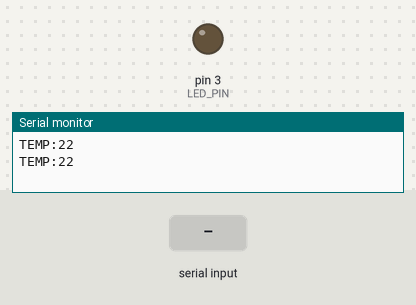
The program below on a simulated Arduino Nano, built with avr-gcc and run on an emulated ATmega328P. Shown: output pins drawn as LEDs (lit = HIGH), the last lines printed to the serial monitor. Dashed ring = blinking. Inputs (shaded band) come from the test bench.

Above: at 1.2 s.
1.3 s: "LED:BLINK\n" received over Serial
At 7.2 s:
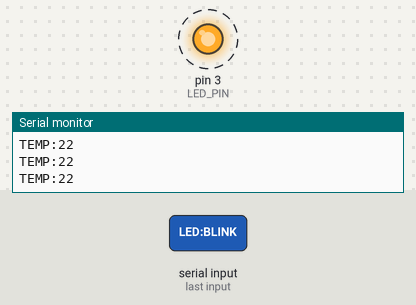
7.3 s: "LED:ON\n" received over Serial
At 7.8 s:
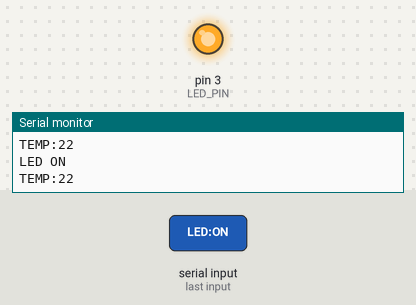
Timing chart, 0 to 10.3 s (numbered marks = the images above; inputs shaded):
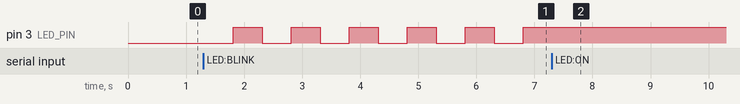

The program:

main.cpp
```cpp
#include <Arduino.h>

const uint8_t LED_PIN = 3;
const unsigned long BLINK_INTERVAL_MS = 500;
const unsigned long TEMP_SEND_INTERVAL_MS = 500;

enum LedMode { LED_OFF, LED_ON, LED_BLINK };

LedMode led_mode = LED_OFF;
bool led_output_state = LOW;
unsigned long last_blink_time = 0;
unsigned long last_temp_send_time = 0;
int temp_threshold = 25;

int read_internal_temperature() {
  // Read internal temperature sensor of ATmega328P
  ADMUX = (1 << REFS1) | (1 << REFS0) | 8;  // 1.1V ref, temp sensor channel
  delay(10);  // Wait for channel change to settle
  ADCSRA |= (1 << ADSC);  // Start ADC conversion
  while (bit_is_set(ADCSRA, ADSC));  // Wait for conversion
  uint8_t low = ADCL;
  uint8_t high = ADCH;
  int raw = (high << 8) | low;

  // Take another reading for accuracy
  ADCSRA |= (1 << ADSC);
  while (bit_is_set(ADCSRA, ADSC));
  low = ADCL;
  high = ADCH;
  raw = (high << 8) | low;

  // Convert raw ADC to temperature (in Celsius)
  // Calibrated formula for ATmega328P internal sensor
  int temperature = (int)((raw - 324) / 1.22);
  return temperature;
}

void set_led_output(bool state) {
  if (led_output_state != state) {
    led_output_state = state;
    digitalWrite(LED_PIN, state);
  }
}

void handle_command(const String& cmd) {
  String c = cmd;
  c.trim();

  if (c.startsWith("TEMP:")) {
    temp_threshold = c.substring(5).toInt();
    Serial.print("TEMP set to ");
    Serial.println(temp_threshold);
  } else if (c == "LED:ON") {
    led_mode = LED_ON;
    set_led_output(HIGH);
    Serial.println("LED ON");
  } else if (c == "LED:OFF") {
    led_mode = LED_OFF;
    set_led_output(LOW);
    Serial.println("LED OFF");
  } else if (c == "LED:BLINK") {
    led_mode = LED_BLINK;
    last_blink_time = millis();
    Serial.println("LED BLINK");
  } else {
    Serial.print("Unknown cmd: ");
    Serial.println(c);
  }
}

void setup() {
  pinMode(LED_PIN, OUTPUT);
  Serial.begin(9600);
  // Initialize ADC for temperature sensor
  ADCSRA = (1 << ADEN) | (1 << ADPS2) | (1 << ADPS1) | (1 << ADPS0);  // Enable ADC, prescaler 128
  set_led_output(LOW);
}

void loop() {
  unsigned long now = millis();

  if (led_mode == LED_BLINK) {
    if (now - last_blink_time >= BLINK_INTERVAL_MS) {
      led_output_state = !led_output_state;
      digitalWrite(LED_PIN, led_output_state);
      last_blink_time = now;
    }
  } else {
    set_led_output(led_mode == LED_ON ? HIGH : LOW);
  }

  // Temperature sensor reading from internal ATmega328P sensor
  if (now - last_temp_send_time >= TEMP_SEND_INTERVAL_MS) {
    int temperature = read_internal_temperature();
    Serial.print("TEMP:");
    Serial.println(temperature);
    last_temp_send_time = now;
  }

  if (Serial.available()) {
    String cmd = Serial.readStringUntil('\n');
    if (cmd.length() > 0) {
      handle_command(cmd);
    }
  }
}
```

Measured:
- after the input at 1.3 s, pin 3 (LED_PIN): alternates HIGH for 0.50 s and LOW for 0.50 s, starting after 0.51 s
- after the input at 7.3 s, pin 3 (LED_PIN): stops changing and stays HIGH
